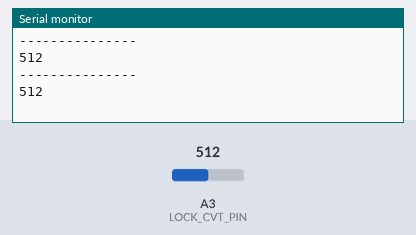
Recording of a sketch running on a simulated Arduino Uno, built with avr-gcc and run on an emulated ATmega328P. Parts: the last lines printed to the serial monitor. The inputs (shaded band) are chosen by the test bench; at power-on: A3 (LOCK_CVT_PIN) = 512.

Above: at 2.8 s.
2.9 s: A3 (LOCK_CVT_PIN) set to 716
At 3.8 s:
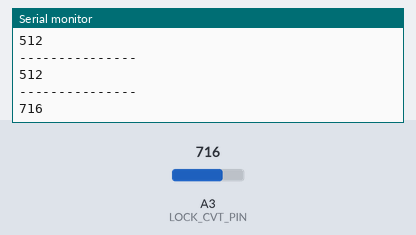
4.4 s: A3 (LOCK_CVT_PIN) set to 900
At 5.4 s:
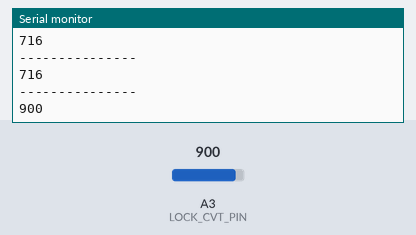
Timing chart, 0 to 7.4 s (numbered marks = the images above; inputs shaded):
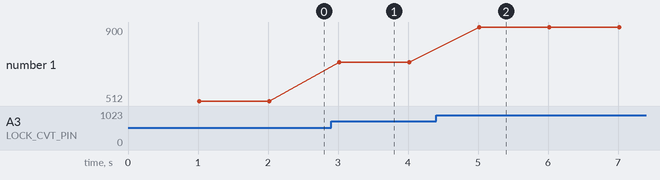

The sketch:

TestPhotosensor.ino
```cpp
/*
  Test Photosensor
  Trevor Stanhope
  2013-05-19
*/
#define LOCK_CVT_PIN 3
#define BAUD 9600
int VAL = 0;

void setup() {
  Serial.begin(BAUD);
  pinMode(LOCK_CVT_PIN, INPUT);
}

void loop() {
  delay(1000);
  Serial.println("---------------");
  VAL = analogRead(LOCK_CVT_PIN);
  Serial.println(VAL);
}
```

Measured:
- after the input at 2.9 s, the serial monitor: prints a new line after 0.12 s (image 1)
- after the input at 4.4 s, the serial monitor: prints a new line after 0.62 s (image 2)
- plotted number 1: 512 → 716 after the input at 2.9 s, 716 → 900 after the input at 4.4 s
